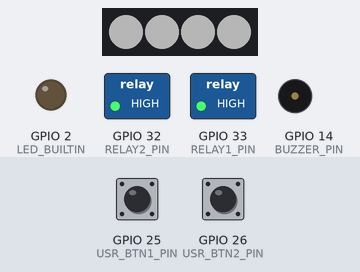
Bench run of a sketch on a simulated ESP32. Shown: 4 RGB LEDs in strip order, left to right, switched loads named in the sketch (green lamp = pin HIGH), output pins drawn as LEDs (lit = HIGH), buzzer (waves = sounding). The test bench sets the inputs (shaded band); at power-on: GPIO 25 (USR_BTN1_PIN) HIGH, GPIO 26 (USR_BTN2_PIN) HIGH. Dim RGB values are drawn brighter than linear.

Above: at 2.3 s.
2.4 s: GPIO 25 (USR_BTN1_PIN) pulled LOW for 0.15 s
At 3.5 s:
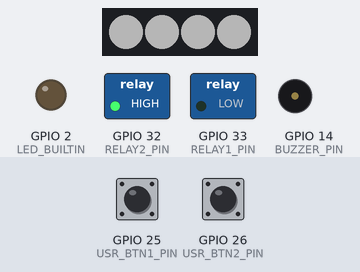
4.0 s: GPIO 26 (USR_BTN2_PIN) pulled LOW for 0.15 s
At 4.7 s:
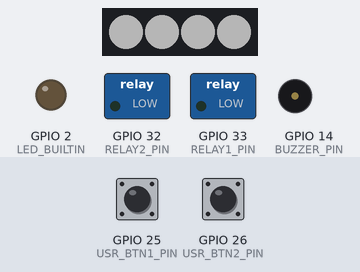
5.6 s: GPIO 25 (USR_BTN1_PIN) pulled LOW for 1 s
At 7.2 s:
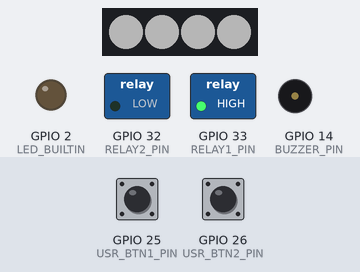
8.1 s: GPIO 25 (USR_BTN1_PIN) pulled LOW for 3.2 s
At 12.0 s:
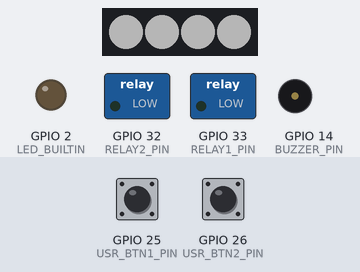
12.8 s: GPIO 26 (USR_BTN2_PIN) pulled LOW for 1 s
At 15.1 s:
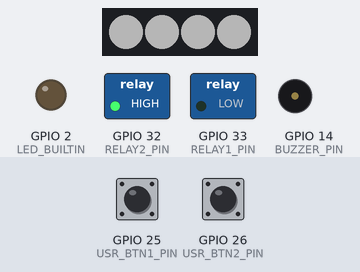
Timing chart, 0 to 16.3 s (numbered marks = the images above; inputs shaded):
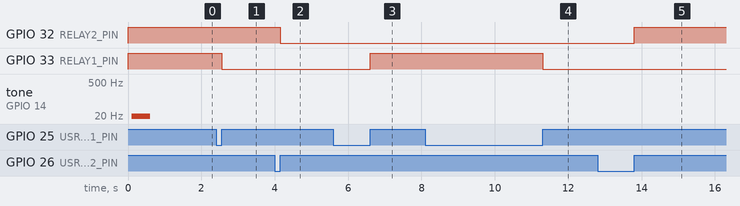

Measured:
- after the input at 2.4 s, GPIO 33 (RELAY1_PIN): HIGH → LOW after 0.15 s
- after the input at 4.0 s, GPIO 32 (RELAY2_PIN): HIGH → LOW after 0.15 s
- after the input at 5.6 s, GPIO 33 (RELAY1_PIN): LOW → HIGH after 1.0 s
- after the input at 8.1 s, GPIO 33 (RELAY1_PIN): HIGH → LOW after 3.2 s
- after the input at 12.8 s, GPIO 32 (RELAY2_PIN): LOW → HIGH after 1.0 s

The sketch:

test_all.ino
```cpp
#include "relay.h"
#include "WS2812.h"
#include "buzzer.h"

void setup()
{
  //delay( 1000 ); // power-up safety delay

  Serial.begin(115200);

  pinMode(LED_BUILTIN, OUTPUT);
  digitalWrite(LED_BUILTIN, LOW);

  initWS2812();
  setAll(255, 255, 255);

  initButtons();
  initRelay();

  //@Buzzer
  ledcSetup(channel, freq, resolution);
  ledcAttachPin(BUZZER_PIN, channel);

  ledcWriteTone(channel, freq);
  delay(500);
  ledcWriteTone(channel, 0);
  delay(500);

}

void loop()
{
  objUserButton1.read();
  objUserButton2.read();
}
```

WS2812.h
```cpp
#include <FastLED.h>

#define LED_PIN     17
#define NUM_LEDS    4
#define BRIGHTNESS  255
#define LED_TYPE    WS2812B
#define COLOR_ORDER GRB
CRGB arrayLEDs[NUM_LEDS];

void initWS2812()
{
  FastLED.addLeds<LED_TYPE, LED_PIN, COLOR_ORDER>(arrayLEDs, NUM_LEDS).setCorrection( TypicalLEDStrip );
  FastLED.setBrightness(  BRIGHTNESS );
  FastLED.setMaxPowerInVoltsAndMilliamps(5, 50); // FastLED Power management set at 5V, 100mA.
  FastLED.clear();
  FastLED.show();
}
void setAll(byte red, byte green, byte blue)
{
  fill_solid(arrayLEDs, NUM_LEDS, CRGB( red, green, blue));
  FastLED.show();
}
```

buzzer.h
```cpp
#define BUZZER_PIN 14

int freq = 10; //@10, 100, 1000, 4500
int channel = 0;
int resolution = 8;
```

relay.h
```cpp
#include <EasyButton.h>

//@Buttons
#define USR_BTN1_PIN 25
#define USR_BTN2_PIN 26

EasyButton objUserButton1(USR_BTN1_PIN);
EasyButton objUserButton2(USR_BTN2_PIN);

//@RELAY PINS
#define RELAY1_PIN 33
#define RELAY2_PIN 32

void relayOneControl()
{
  digitalWrite(RELAY1_PIN, !digitalRead(RELAY1_PIN));
}

void relayTwoControl()
{
  digitalWrite(RELAY2_PIN, !digitalRead(RELAY2_PIN));
}

void initButtons(void)
{
  objUserButton1.begin();
  objUserButton1.onPressed(relayOneControl);
  objUserButton2.begin();
  objUserButton2.onPressed(relayTwoControl);
}

void initRelay()
{
  pinMode(RELAY1_PIN, OUTPUT);
  pinMode(RELAY2_PIN, OUTPUT);
  digitalWrite(RELAY1_PIN, HIGH);
  digitalWrite(RELAY2_PIN, HIGH);
  delay(100);
  digitalWrite(RELAY1_PIN, HIGH);
  digitalWrite(RELAY2_PIN, HIGH);
}
```
